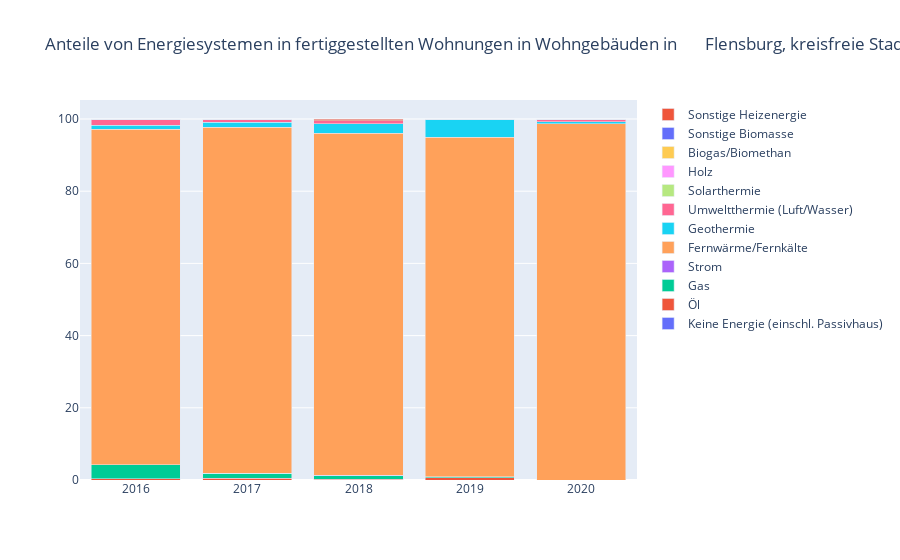
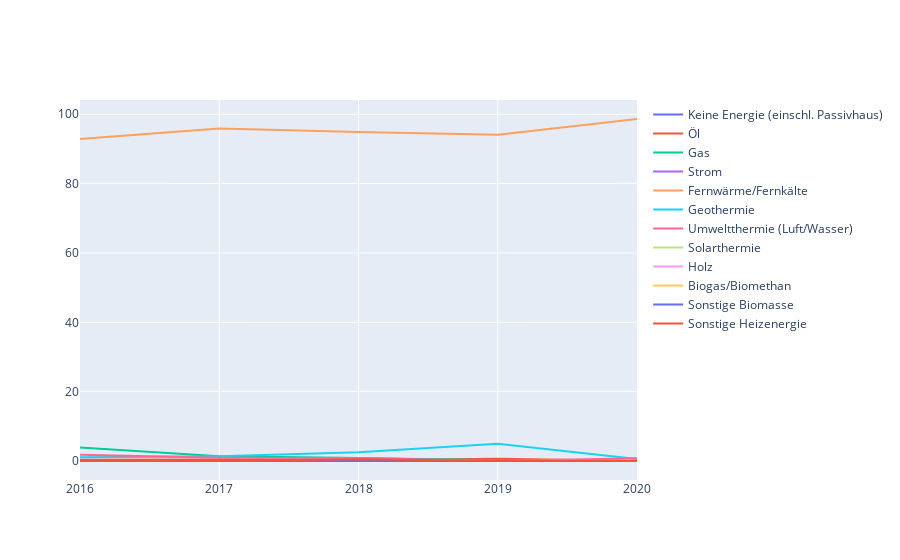

Notebook cell for these charts, in order:
### Code cell
####

# here, you can plot the data for each landkreis.
# parameters:
# viz : df dataframe slice of your data, for example a specific landkreis
# asProportion : bool, optional
#       if true, the visualisation will use proportion. otherwise, the total number is used. default is true
# useWohnungen : bool, optional
#       if true, flats will be counted. otherwise, buildings will be counted (which maybe have multiple flats in them). default is true

####
df_kreise = pd.read_csv("data/newbuildings_kreise_output.csv")

plot_heating(df_kreise[df_kreise["Ort_Auspraegung_Code"] == 1001],True,True)

### Figure 1 — Plotly figure (JSON) as saved in the notebook; plotly's stock layout.template omitted (floating-point values rounded to 4 significant figures)
{"data": [{"name": "Keine Energie (einschl. Passivhaus)", "type": "bar", "x": [2016, 2017, 2018, 2019, 2020], "y": [0, 0, 0, 0, 0]}, {"name": "Öl", "type": "bar", "x": [2016, 2017, 2018, 2019, 2020], "y": [0.3559, 0.4545, 0.2509, 0.6803, 0]}, {"name": "Gas", "type": "bar", "x": [2016, 2017, 2018, 2019, 2020], "y": [3.915, 1.364, 0.8783, 0.2268, 0]}, {"name": "Strom", "type": "bar", "x": [2016, 2017, 2018, 2019, 2020], "y": [0, 0, 0.1255, 0, 0]}, {"name": "Fernwärme/Fernkälte", "type": "bar", "x": [2016, 2017, 2018, 2019, 2020], "y": [92.88, 95.91, 94.86, 94.1, 98.64]}, {"name": "Geothermie", "type": "bar", "x": [2016, 2017, 2018, 2019, 2020], "y": [1.068, 1.364, 2.509, 4.989, 0.6061]}, {"name": "Umweltthermie (Luft/Wasser)", "type": "bar", "x": [2016, 2017, 2018, 2019, 2020], "y": [1.779, 0.9091, 0.8783, 0, 0.7576]}, {"name": "Solarthermie", "type": "bar", "x": [2016, 2017, 2018, 2019, 2020], "y": [0, 0, 0, 0, 0]}, {"name": "Holz", "type": "bar", "x": [2016, 2017, 2018, 2019, 2020], "y": [0, 0, 0, 0, 0]}, {"name": "Biogas/Biomethan", "type": "bar", "x": [2016, 2017, 2018, 2019, 2020], "y": [0, 0, 0, 0, 0]}, {"name": "Sonstige Biomasse", "type": "bar", "x": [2016, 2017, 2018, 2019, 2020], "y": [0, 0, 0, 0, 0]}, {"name": "Sonstige Heizenergie", "type": "bar", "x": [2016, 2017, 2018, 2019, 2020], "y": [0, 0, 0.5019, 0, 0]}], "layout": {"autosize": true, "barmode": "stack", "title": {"text": "Anteile von Energiesystemen in fertiggestellten Wohnungen in Wohngebäuden in       Flensburg, kreisfreie Stadt"}, "xaxis": {"autorange": true, "range": [2016.0, 2020.0], "type": "linear"}, "yaxis": {"autorange": true, "range": [0, 105.3], "type": "linear"}}}

### Figure 2 — Plotly figure (JSON) as saved in the notebook; plotly's stock layout.template omitted (floating-point values rounded to 4 significant figures)
{"data": [{"line": {"color": "#636EFA"}, "mode": "lines", "name": "Keine Energie (einschl. Passivhaus)", "type": "scatter", "x": [2016, 2017, 2018, 2019, 2020], "y": [0, 0, 0, 0, 0]}, {"line": {"color": "#EF553B"}, "mode": "lines", "name": "Öl", "type": "scatter", "x": [2016, 2017, 2018, 2019, 2020], "y": [0.3559, 0.4545, 0.2509, 0.6803, 0]}, {"line": {"color": "#00CC96"}, "mode": "lines", "name": "Gas", "type": "scatter", "x": [2016, 2017, 2018, 2019, 2020], "y": [3.915, 1.364, 0.8783, 0.2268, 0]}, {"line": {"color": "#AB63FA"}, "mode": "lines", "name": "Strom", "type": "scatter", "x": [2016, 2017, 2018, 2019, 2020], "y": [0, 0, 0.1255, 0, 0]}, {"line": {"color": "#FFA15A"}, "mode": "lines", "name": "Fernwärme/Fernkälte", "type": "scatter", "x": [2016, 2017, 2018, 2019, 2020], "y": [92.88, 95.91, 94.86, 94.1, 98.64]}, {"line": {"color": "#19D3F3"}, "mode": "lines", "name": "Geothermie", "type": "scatter", "x": [2016, 2017, 2018, 2019, 2020], "y": [1.068, 1.364, 2.509, 4.989, 0.6061]}, {"line": {"color": "#FF6692"}, "mode": "lines", "name": "Umweltthermie (Luft/Wasser)", "type": "scatter", "x": [2016, 2017, 2018, 2019, 2020], "y": [1.779, 0.9091, 0.8783, 0, 0.7576]}, {"line": {"color": "#B6E880"}, "mode": "lines", "name": "Solarthermie", "type": "scatter", "x": [2016, 2017, 2018, 2019, 2020], "y": [0, 0, 0, 0, 0]}, {"line": {"color": "#FF97FF"}, "mode": "lines", "name": "Holz", "type": "scatter", "x": [2016, 2017, 2018, 2019, 2020], "y": [0, 0, 0, 0, 0]}, {"line": {"color": "#FECB52"}, "mode": "lines", "name": "Biogas/Biomethan", "type": "scatter", "x": [2016, 2017, 2018, 2019, 2020], "y": [0, 0, 0, 0, 0]}, {"line": {"color": "#636EFA"}, "mode": "lines", "name": "Sonstige Biomasse", "type": "scatter", "x": [2016, 2017, 2018, 2019, 2020], "y": [0, 0, 0, 0, 0]}, {"line": {"color": "#EF553B"}, "mode": "lines", "name": "Sonstige Heizenergie", "type": "scatter", "x": [2016, 2017, 2018, 2019, 2020], "y": [0, 0, 0.5019, 0, 0]}], "layout": {"autosize": true, "xaxis": {"autorange": true, "range": [2016, 2020], "type": "linear"}, "yaxis": {"autorange": true, "range": [-5.48, 104.1], "type": "linear"}}}
